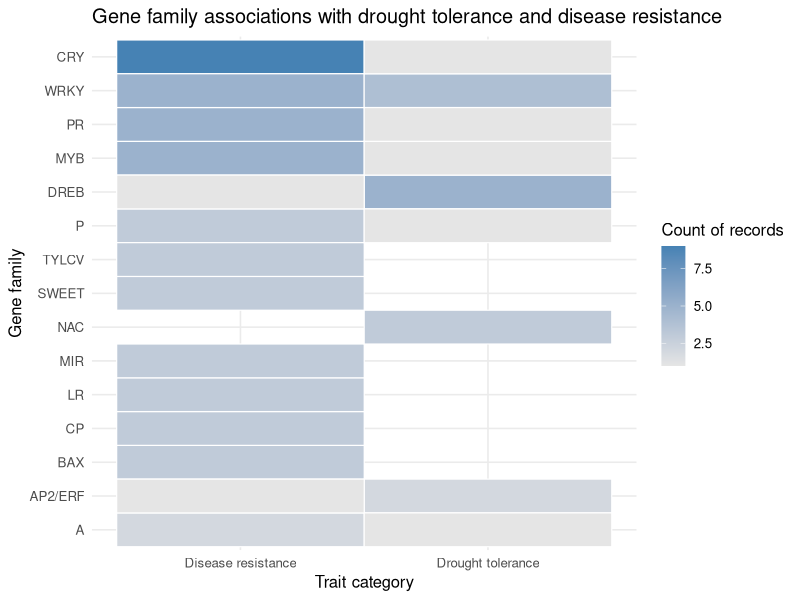
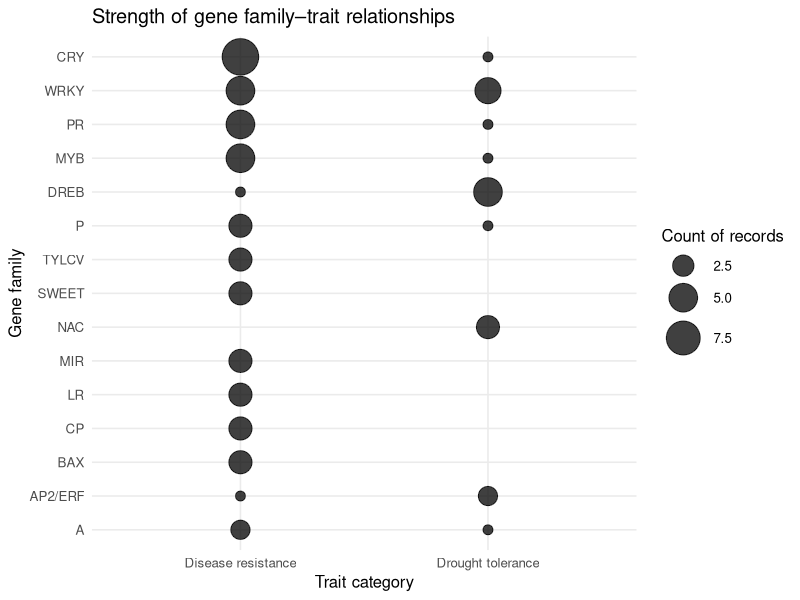
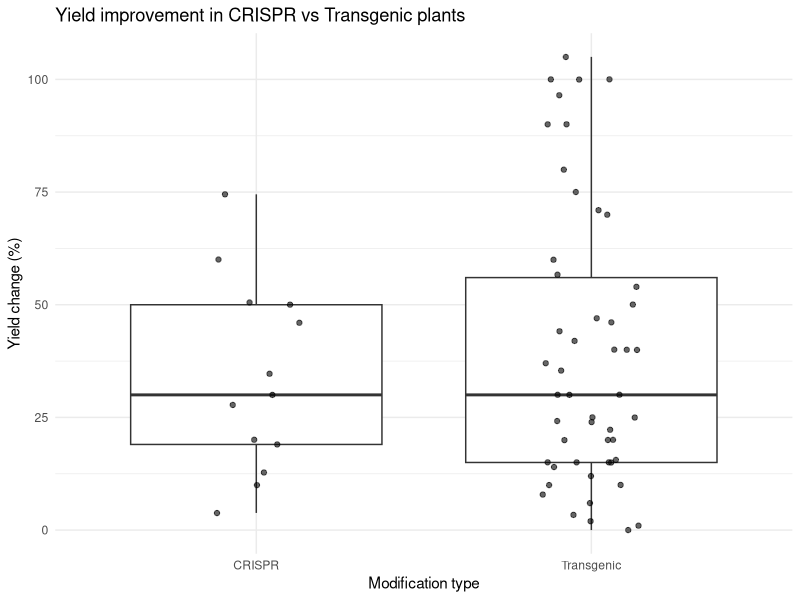
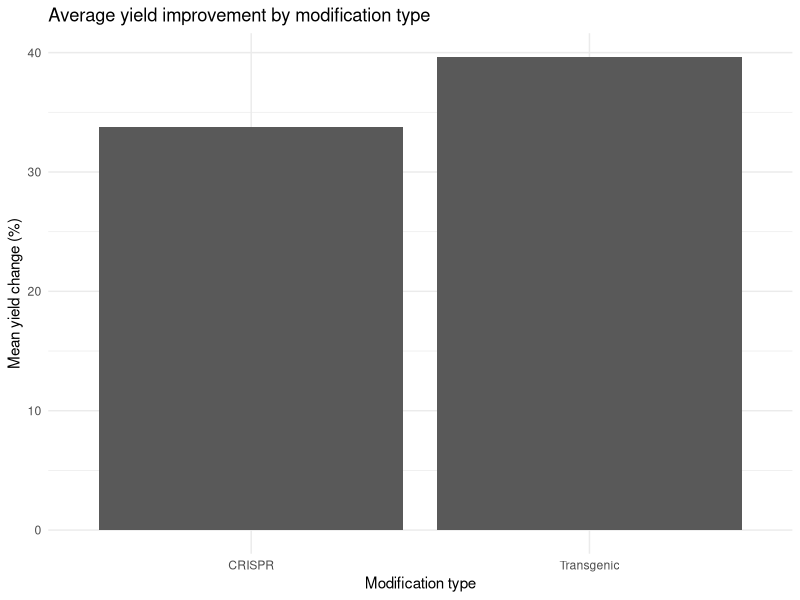

These figures' R source, in order:
## ---- chunk 1
library(tidyverse)
library(stringr)
library(ggrepel)
library(scales)

plant <- read_csv("final_unique_plant_data.csv")
glimpse(plant)
## ---- chunk 2
obj3 <- plant %>%
  mutate(
    trait_group = case_when(
      str_detect(str_to_lower(Application_Category), "drought tolerance") |
        str_detect(str_to_lower(Phenotype), "drought") ~ "Drought tolerance",

      str_detect(str_to_lower(Application_Category), "disease resistance") |
        str_detect(str_to_lower(Phenotype), "disease|blight|fungal|pathogen|viral|virus|resistance") ~ "Disease resistance",

      TRUE ~ NA_character_
    )
  ) %>%
  filter(!is.na(trait_group)) %>%
  mutate(
    Gene_Target = str_to_lower(Gene_Target),

    # keep only first listed target if multiple are present
    Gene_Target = str_split(Gene_Target, ",|;|/|\\|") %>% map_chr(1),
    Gene_Target = str_trim(Gene_Target),

    # remove common species prefixes
    Gene_Target_clean = str_remove(Gene_Target,
      "^(at|os|sl|zm|ta|hv|st|gh|gm|mt|rc|cs|le|pe|ib|pg|md|pa|vv|bn|bna|loc|loc_)[-_]?"
    ),

    gene_family = case_when(
      str_detect(Gene_Target_clean, "^myb") ~ "MYB",
      str_detect(Gene_Target_clean, "^nac") ~ "NAC",
      str_detect(Gene_Target_clean, "^wrky") ~ "WRKY",
      str_detect(Gene_Target_clean, "^dreb") ~ "DREB",
      str_detect(Gene_Target_clean, "^erf|^ap2") ~ "AP2/ERF",
      str_detect(Gene_Target_clean, "^bzip") ~ "bZIP",
      str_detect(Gene_Target_clean, "^mlo") ~ "MLO",
      str_detect(Gene_Target_clean, "^sweet") ~ "SWEET",
      str_detect(Gene_Target_clean, "r genes|r gene|r-gene") ~ "R genes",
      str_detect(Gene_Target_clean, "^pr") ~ "PR",
      TRUE ~ str_extract(str_to_upper(Gene_Target_clean), "^[A-Z]+")
    )
  ) %>%
  filter(!is.na(gene_family), gene_family != "")
## ---- chunk 3
obj3_summary <- obj3 %>%
  count(gene_family, trait_group, sort = TRUE) %>%
  group_by(gene_family) %>%
  mutate(total_family_n = sum(n)) %>%
  ungroup() %>%
  filter(total_family_n >= 3)   # adjust threshold
obj3_summary
## ---- chunk 4
heatmap_plot <- obj3_summary %>%
  ggplot(aes(
    x = trait_group,
    y = fct_reorder(gene_family, total_family_n),
    fill = n
  )) +
  geom_tile(color = "white", linewidth = 0.4) +
  scale_fill_gradient(low = "grey90", high = "steelblue") +
  labs(
    title = "Gene family associations with drought tolerance and disease resistance",
    x = "Trait category",
    y = "Gene family",
    fill = "Count of records"
  ) +
  theme_minimal(base_size = 12)

heatmap_plot
## ---- chunk 5
bubble_plot <- obj3_summary %>%
  ggplot(aes(
    x = trait_group,
    y = fct_reorder(gene_family, total_family_n),
    size = n
  )) +
  geom_point(alpha = 0.75) +
  scale_size_continuous(range = c(3, 12)) +
  labs(
    title = "Strength of gene family–trait relationships",
    x = "Trait category",
    y = "Gene family",
    size = "Count of records"
  ) +
  theme_minimal(base_size = 12)

bubble_plot
## ---- chunk 6
obj4_simple <- plant %>%
  mutate(
    tech_group = case_when(
      str_detect(str_to_lower(Mod_type), "crispr|cas9|cas12|base editing|prime editing") ~ "CRISPR",
      str_detect(str_to_lower(Mod_type), "transgenic|overexpression|agrobacterium|rnai|particle bombardment|t-dna|transformation") ~ "Transgenic",
      TRUE ~ NA_character_
    ),
    yield_related =
      str_detect(str_to_lower(Application_Category), "yield") |
      str_detect(str_to_lower(Phenotype), "yield") |
      str_detect(str_to_lower(Quant_Data), "yield"),

    percent_match = str_extract(Quant_Data, "\\d+\\.?\\d*\\s*%"),
    yield_pct = as.numeric(str_remove(percent_match, "%"))
  ) %>%
  filter(!is.na(tech_group), yield_related, !is.na(yield_pct))
## ---- chunk 7
obj4_summary <- obj4_simple %>%
  group_by(tech_group) %>%
  summarise(
    n_values = n(),
    mean_pct = mean(yield_pct, na.rm = TRUE),
    median_pct = median(yield_pct, na.rm = TRUE),
    sd_pct = sd(yield_pct, na.rm = TRUE),
    min_pct = min(yield_pct, na.rm = TRUE),
    max_pct = max(yield_pct, na.rm = TRUE)
  )

obj4_summary
## ---- chunk 8
ggplot(obj4_simple, aes(x = tech_group, y = yield_pct)) +
  geom_boxplot() +
  geom_jitter(width = 0.15, alpha = 0.6) +
  labs(
    title = "Yield improvement in CRISPR vs Transgenic plants",
    x = "Modification type",
    y = "Yield change (%)"
  ) +
  theme_minimal()
## ---- chunk 9
ggplot(obj4_summary, aes(x = tech_group, y = mean_pct)) +
  geom_col() +
  labs(
    title = "Average yield improvement by modification type",
    x = "Modification type",
    y = "Mean yield change (%)"
  ) +
  theme_minimal()
## ---- chunk 10

wilcox.test(yield_pct ~ tech_group, data = obj4_simple)
